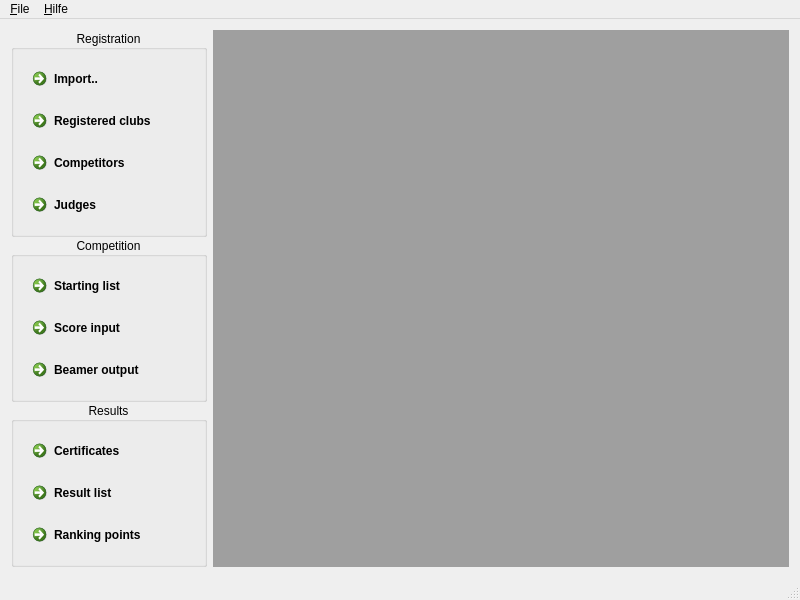
<?xml version="1.0" encoding="UTF-8"?>
<ui version="4.0">
 <class>MainWindow</class>
 <widget class="QMainWindow" name="MainWindow">
  <property name="geometry">
   <rect>
    <x>0</x>
    <y>0</y>
    <width>800</width>
    <height>600</height>
   </rect>
  </property>
  <property name="windowTitle">
   <string>MainWindow</string>
  </property>
  <property name="windowIcon">
   <iconset resource="../ressources.qrc">
    <normaloff>:/ui/icons/images/icons/Logo.png</normaloff>:/ui/icons/images/icons/Logo.png</iconset>
  </property>
  <widget class="QWidget" name="centralWidget">
   <layout class="QHBoxLayout" name="horizontalLayout" stretch="0,1">
    <item>
     <layout class="QVBoxLayout" name="verticalLayout">
      <property name="spacing">
       <number>0</number>
      </property>
      <item>
       <widget class="QGroupBox" name="MeldBox">
        <property name="sizePolicy">
         <sizepolicy hsizetype="Preferred" vsizetype="Preferred">
          <horstretch>0</horstretch>
          <verstretch>4</verstretch>
         </sizepolicy>
        </property>
        <property name="minimumSize">
         <size>
          <width>170</width>
          <height>0</height>
         </size>
        </property>
        <property name="styleSheet">
         <string notr="true"/>
        </property>
        <property name="title">
         <string>Registration</string>
        </property>
        <property name="alignment">
         <set>Qt::AlignCenter</set>
        </property>
        <property name="flat">
         <bool>true</bool>
        </property>
        <layout class="QVBoxLayout" name="verticalLayout_2">
         <item>
          <widget class="QCommandLinkButton" name="Btn_import">
           <property name="text">
            <string>Import..</string>
           </property>
          </widget>
         </item>
         <item>
          <widget class="QCommandLinkButton" name="Btn_gemVer">
           <property name="text">
            <string>Registered clubs</string>
           </property>
          </widget>
         </item>
         <item>
          <widget class="QCommandLinkButton" name="Btn_startfeld">
           <property name="text">
            <string>Competitors</string>
           </property>
          </widget>
         </item>
         <item>
          <widget class="QCommandLinkButton" name="Btn_Kampfrichter">
           <property name="text">
            <string>Judges</string>
           </property>
          </widget>
         </item>
        </layout>
       </widget>
      </item>
      <item>
       <widget class="QGroupBox" name="WettBox">
        <property name="sizePolicy">
         <sizepolicy hsizetype="Preferred" vsizetype="Preferred">
          <horstretch>0</horstretch>
          <verstretch>3</verstretch>
         </sizepolicy>
        </property>
        <property name="title">
         <string>Competition</string>
        </property>
        <property name="alignment">
         <set>Qt::AlignCenter</set>
        </property>
        <property name="flat">
         <bool>true</bool>
        </property>
        <layout class="QVBoxLayout" name="verticalLayout_3">
         <item>
          <widget class="QCommandLinkButton" name="Btn_Startliste">
           <property name="text">
            <string>Starting list</string>
           </property>
          </widget>
         </item>
         <item>
          <widget class="QCommandLinkButton" name="Btn_Wertungen">
           <property name="text">
            <string>Score input</string>
           </property>
          </widget>
         </item>
         <item>
          <widget class="QCommandLinkButton" name="Btn_Beamer">
           <property name="text">
            <string>Beamer output</string>
           </property>
          </widget>
         </item>
        </layout>
       </widget>
      </item>
      <item>
       <widget class="QGroupBox" name="ErgBox">
        <property name="sizePolicy">
         <sizepolicy hsizetype="Preferred" vsizetype="Preferred">
          <horstretch>0</horstretch>
          <verstretch>3</verstretch>
         </sizepolicy>
        </property>
        <property name="autoFillBackground">
         <bool>false</bool>
        </property>
        <property name="title">
         <string>Results</string>
        </property>
        <property name="alignment">
         <set>Qt::AlignCenter</set>
        </property>
        <property name="flat">
         <bool>true</bool>
        </property>
        <property name="checkable">
         <bool>false</bool>
        </property>
        <layout class="QVBoxLayout" name="verticalLayout_4">
         <item>
          <widget class="QCommandLinkButton" name="Btn_Urkunden">
           <property name="text">
            <string>Certificates</string>
           </property>
          </widget>
         </item>
         <item>
          <widget class="QCommandLinkButton" name="Btn_Ergebnisliste">
           <property name="text">
            <string>Result list</string>
           </property>
          </widget>
         </item>
         <item>
          <widget class="QCommandLinkButton" name="Btn_Rangliste">
           <property name="text">
            <string>Ranking points</string>
           </property>
          </widget>
         </item>
        </layout>
       </widget>
      </item>
     </layout>
    </item>
    <item>
     <widget class="QMdiArea" name="mdiArea"/>
    </item>
   </layout>
  </widget>
  <widget class="QMenuBar" name="menuBar">
   <property name="geometry">
    <rect>
     <x>0</x>
     <y>0</y>
     <width>800</width>
     <height>27</height>
    </rect>
   </property>
   <widget class="QMenu" name="menuDatei">
    <property name="title">
     <string>&amp;File</string>
    </property>
    <addaction name="action_ffnen_Dialog"/>
    <addaction name="actionSpeichern"/>
    <addaction name="actionSpeichern_unter"/>
    <addaction name="separator"/>
    <addaction name="actionSchlie_en"/>
   </widget>
   <widget class="QMenu" name="menuAbout">
    <property name="title">
     <string>&amp;Hilfe</string>
    </property>
    <addaction name="action_about"/>
   </widget>
   <addaction name="menuDatei"/>
   <addaction name="menuAbout"/>
  </widget>
  <widget class="QStatusBar" name="statusBar"/>
  <action name="actionSchlie_en">
   <property name="icon">
    <iconset resource="../ressources.qrc">
     <normaloff>:/ui/icons/images/icons/home_green_64.png</normaloff>:/ui/icons/images/icons/home_green_64.png</iconset>
   </property>
   <property name="text">
    <string>Close</string>
   </property>
   <property name="shortcut">
    <string>Ctrl+Q</string>
   </property>
   <property name="iconVisibleInMenu">
    <bool>true</bool>
   </property>
  </action>
  <action name="action_ffnen_Dialog">
   <property name="icon">
    <iconset resource="../ressources.qrc">
     <normaloff>:/ui/icons/images/icons/up_folder_64.png</normaloff>:/ui/icons/images/icons/up_folder_64.png</iconset>
   </property>
   <property name="text">
    <string>Open..</string>
   </property>
   <property name="shortcut">
    <string>Ctrl+O</string>
   </property>
   <property name="iconVisibleInMenu">
    <bool>true</bool>
   </property>
  </action>
  <action name="actionSpeichern">
   <property name="icon">
    <iconset resource="../ressources.qrc">
     <normaloff>:/ui/icons/images/icons/save_64.png</normaloff>:/ui/icons/images/icons/save_64.png</iconset>
   </property>
   <property name="text">
    <string>Save</string>
   </property>
   <property name="shortcut">
    <string>Ctrl+S</string>
   </property>
   <property name="iconVisibleInMenu">
    <bool>true</bool>
   </property>
  </action>
  <action name="actionSpeichern_unter">
   <property name="icon">
    <iconset resource="../ressources.qrc">
     <normaloff>:/ui/icons/images/icons/save_green_64.png</normaloff>:/ui/icons/images/icons/save_green_64.png</iconset>
   </property>
   <property name="text">
    <string>Save as..</string>
   </property>
   <property name="shortcut">
    <string>Ctrl+Shift+S</string>
   </property>
   <property name="iconVisibleInMenu">
    <bool>true</bool>
   </property>
  </action>
  <action name="action_about">
   <property name="text">
    <string>&amp;about</string>
   </property>
  </action>
 </widget>
 <layoutdefault spacing="6" margin="11"/>
 <tabstops>
  <tabstop>Btn_import</tabstop>
  <tabstop>Btn_gemVer</tabstop>
  <tabstop>Btn_startfeld</tabstop>
  <tabstop>Btn_Kampfrichter</tabstop>
  <tabstop>Btn_Startliste</tabstop>
  <tabstop>Btn_Wertungen</tabstop>
  <tabstop>Btn_Beamer</tabstop>
  <tabstop>Btn_Urkunden</tabstop>
  <tabstop>Btn_Ergebnisliste</tabstop>
  <tabstop>Btn_Rangliste</tabstop>
 </tabstops>
 <resources>
  <include location="../ressources.qrc"/>
 </resources>
 <connections>
  <connection>
   <sender>actionSchlie_en</sender>
   <signal>triggered()</signal>
   <receiver>MainWindow</receiver>
   <slot>close()</slot>
   <hints>
    <hint type="sourcelabel">
     <x>-1</x>
     <y>-1</y>
    </hint>
    <hint type="destinationlabel">
     <x>399</x>
     <y>299</y>
    </hint>
   </hints>
  </connection>
  <connection>
   <sender>actionSpeichern</sender>
   <signal>triggered()</signal>
   <receiver>MainWindow</receiver>
   <slot>saveToFile()</slot>
   <hints>
    <hint type="sourcelabel">
     <x>-1</x>
     <y>-1</y>
    </hint>
    <hint type="destinationlabel">
     <x>399</x>
     <y>299</y>
    </hint>
   </hints>
  </connection>
  <connection>
   <sender>actionSpeichern_unter</sender>
   <signal>triggered()</signal>
   <receiver>MainWindow</receiver>
   <slot>saveToFileAs()</slot>
   <hints>
    <hint type="sourcelabel">
     <x>-1</x>
     <y>-1</y>
    </hint>
    <hint type="destinationlabel">
     <x>399</x>
     <y>299</y>
    </hint>
   </hints>
  </connection>
  <connection>
   <sender>action_ffnen_Dialog</sender>
   <signal>triggered()</signal>
   <receiver>MainWindow</receiver>
   <slot>openCompetition()</slot>
   <hints>
    <hint type="sourcelabel">
     <x>-1</x>
     <y>-1</y>
    </hint>
    <hint type="destinationlabel">
     <x>399</x>
     <y>299</y>
    </hint>
   </hints>
  </connection>
  <connection>
   <sender>action_about</sender>
   <signal>triggered()</signal>
   <receiver>MainWindow</receiver>
   <slot>showAboutWindow()</slot>
   <hints>
    <hint type="sourcelabel">
     <x>-1</x>
     <y>-1</y>
    </hint>
    <hint type="destinationlabel">
     <x>399</x>
     <y>299</y>
    </hint>
   </hints>
  </connection>
 </connections>
 <slots>
  <slot>saveToFile()</slot>
  <slot>saveToFileAs()</slot>
  <slot>openCompetition()</slot>
  <slot>closeCompetition()</slot>
  <slot>showAboutWindow()</slot>
 </slots>
</ui>
